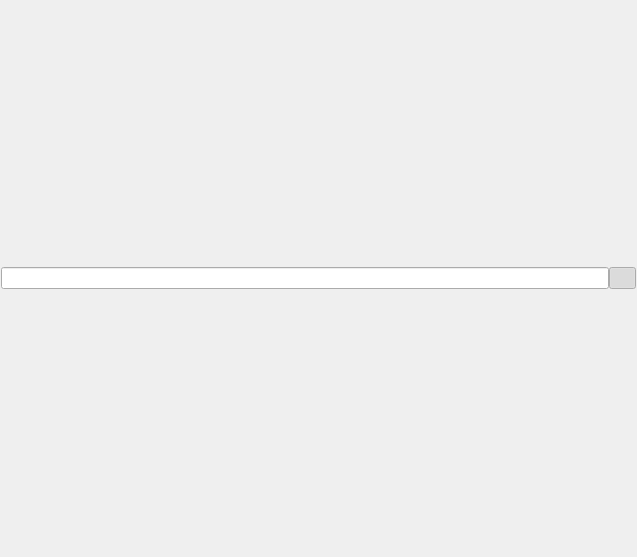
<?xml version="1.0" encoding="UTF-8"?>
<ui version="4.0">
 <class>Web</class>
 <widget class="QWidget" name="Web">
  <property name="geometry">
   <rect>
    <x>0</x>
    <y>0</y>
    <width>637</width>
    <height>557</height>
   </rect>
  </property>
  <property name="windowTitle">
   <string>Web</string>
  </property>
  <layout class="QVBoxLayout" name="verticalLayout">
   <property name="spacing">
    <number>0</number>
   </property>
   <property name="margin">
    <number>1</number>
   </property>
   <item>
    <layout class="QHBoxLayout" name="header_layout">
     <item>
      <widget class="QLineEdit" name="url_lineedit"/>
     </item>
     <item>
      <widget class="QPushButton" name="reload_button">
       <property name="maximumSize">
        <size>
         <width>27</width>
         <height>16777215</height>
        </size>
       </property>
       <property name="text">
        <string/>
       </property>
       <property name="iconSize">
        <size>
         <width>16</width>
         <height>16</height>
        </size>
       </property>
       <property name="checkable">
        <bool>true</bool>
       </property>
       <property name="checked">
        <bool>true</bool>
       </property>
      </widget>
     </item>
    </layout>
   </item>
  </layout>
 </widget>
 <resources/>
 <connections/>
</ui>
